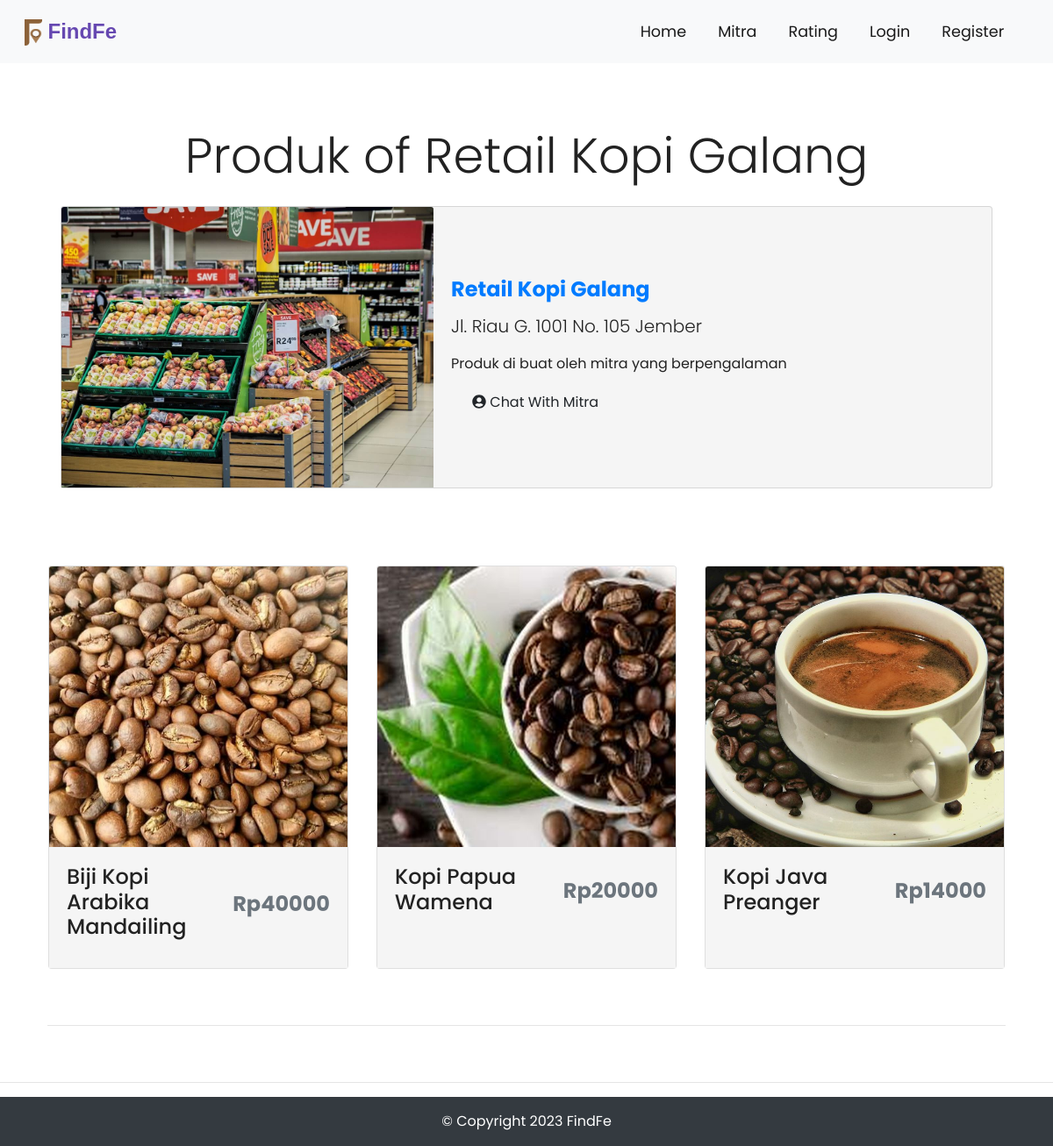
Page /kopi/list/15 on the committed database.
### tables this page shows
CREATE TABLE `toko` (
  `r_id` int(11) NOT NULL,
  `c_id` int(11) NOT NULL,
  `name` varchar(255) NOT NULL,
  `email` varchar(255) NOT NULL,
  `phone` varchar(255) NOT NULL,
  `url` varchar(255) NOT NULL,
  `o_hr` varchar(255) NOT NULL,
  `c_hr` varchar(255) NOT NULL,
  `o_days` varchar(255) NOT NULL,
  `address` text NOT NULL,
  `img` text NOT NULL
);

CREATE TABLE `kopiesh` (
  `d_id` int(11) NOT NULL,
  `r_id` int(11) NOT NULL,
  `name` varchar(255) NOT NULL,
  `about` varchar(255) NOT NULL,
  `price` float NOT NULL,
  `img` text NOT NULL,
  `stock` int(11) NOT NULL,
  `date` datetime NOT NULL DEFAULT current_timestamp()
);

### application/controllers/Kopi.php (called while the page is built, shortened)
<?php
class kopi extends CI_Controller
{
    function __construct()
    {
        $this->load->library('cart');
    }
    public function list($id)
    {
        $this->load->model('Menu_model');
        $kopiesh = $this->Menu_model->getkopiesh($id);
        $this->load->model('Store_model');
        $res = $this->Store_model->getStore($id);
        $this->load->model('mitra_model');
        $Sertifikat = $this->mitra_model->getSertifikat($id);
        $data['kopiesh'] = $kopiesh;
        $data['res'] = $res;
        $data['Sertifikat'] = $Sertifikat;
        $this->load->view('front/partials/header');
        $this->load->view('front/kopi', $data);
        $this->load->view('front/partials/footer');
    }
}

### index.php (called while the page is built, shortened)
<?php
require_once BASEPATH.'core/CodeIgniter.php';

### application/models/Store_model.php (called while the page is built, shortened)
<?php
class Store_model extends CI_Model
{
    public function getStore($id)
    {
        $this->db->where('r_id', $id);
        $store = $this->db->get('toko')->row_array();
        return $store;
    }
}

### application/models/Menu_model.php (called while the page is built, shortened)
<?php
class Menu_model extends CI_Model
{
    public function getkopiesh($id)
    {
        $this->db->where('r_id', $id);
        $kopi = $this->db->get('kopiesh')->result_array();
        return $kopi;
    }
}

### application/views/front/kopi.php (the view, shortened to what this page needs)
<div class="container p-4">
    <div class="row welcome text-center welcome">
        <div class="col-12">
            <h1 class="display-4">Produk of <?php echo $res['name']; ?></h1>
        </div>
    </div>
    <div class="container res-card">
        <div class="card">
            <?php $img = $res['img']; ?>
            <img src="<?php echo base_url() . 'public/uploads/toko/' . $img; ?>" class="card-img-top" />
            <div class="card-body">
                <h4 class="card-title font-weight-bold text-primary"><?php echo $res['name']; ?></h4>
                <p class="card-text lead"><?php echo $res['address']; ?></p>
                <p class="card-text">
                    Produk di buat oleh mitra yang berpengalaman
                </p>
                <a class="dropdown-item" href="<?php echo base_url() . 'chat'; ?>"><i class="fas fa-user-circle"></i> Chat With Mitra</a>
            </div>
        </div>
        <br>
    </div>
</div>
<div class="container p-4 kopi-card">
    <div class="row">
        <?php if (!empty($kopiesh)) { ?>
            <?php foreach ($kopiesh as $kopi) { ?>
                <div class="col-md-6 col-lg-4 d-flex align-items-stretch">
                    <div class="card mb-4 shadow-sm">
                        <?php $image = $kopi['img']; ?>
                        <img class="card-img-top" src="<?php echo base_url() . 'public/uploads/kopiesh/' . $image; ?>">
                        <div class="card-body">
                            <div class="d-flex justify-content-between align-items-center">
                                <h4 class="card-title"><?php echo $kopi['name']; ?></h4>
                                <h4 class="text-muted"><b>Rp<?php echo $kopi['price']; ?></b></h4>
                            </div>
                        </div>
                    </div>
                </div>
            <?php } ?>
        <?php } else { ?>
            <div class="jumbotron">
                <h1>No records found</h1>
            </div>
        <?php } ?>
    </div>
    <hr class="my-4">
</div>

### assets/css/style.css (style rules this page uses)
html, body { height: 100%; width: 100%; font-family: "Poppins", sans-serif; color: #222; }
.welcome { width: 75%; margin: 0 auto; padding-top: 2rem; }
.kopi-card .card-img-top { width: 100%; height: 40vh; object-fit: cover; }
.kopi-card .card-body { background-color: #f5f5f5; }
.res-card .card { flex-direction: row; align-items: center; }
.res-card .card-title { font-weight: bold; }
.res-card .card img { width: 80%; height: 40vh; object-fit: cover; }
.res-card .card { background-color: #f5f5f5; }
@media only screen and (max-width: 1200px) { .res-card .card img { width: 40%; } }
[class*="col-"] { padding: 1rem; }

### rows in the picture
toko: name "Retail Kopi Galang", img (picture), address "Jl. Riau G. 1001 No. 105 Jember"
kopiesh: img (picture), name "Biji Kopi Arabika Mandailing", price "40000"
kopiesh: img (picture), name "Kopi Papua Wamena", price "20000"
kopiesh: img (picture), name "Kopi Java Preanger", price "14000"
